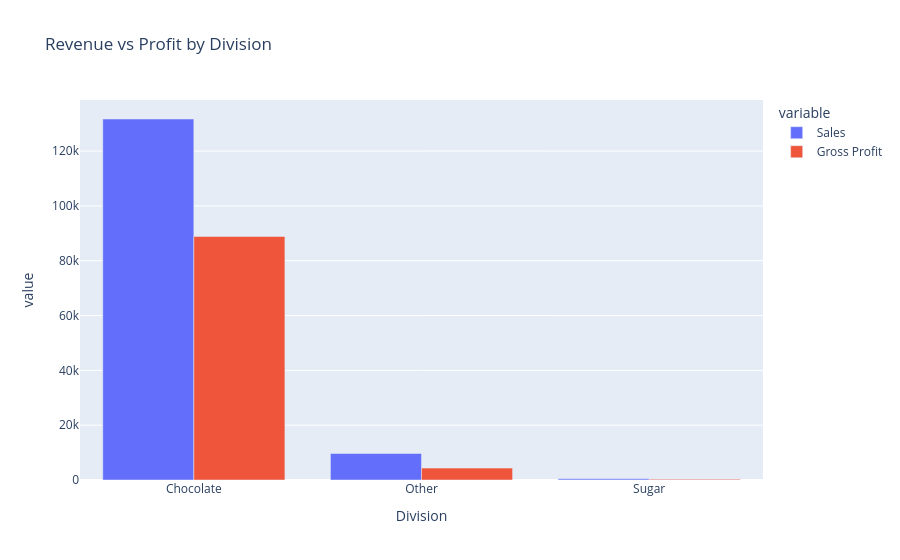

This figure's notebook cell:
### Code cell
fig = px.bar(
    division_perf,
    x='Division',
    y=['Sales','Gross Profit'],
    barmode='group',
    title='Revenue vs Profit by Division'
)

fig.show()

### Figure 1 — Plotly figure (JSON) as saved in the notebook; plotly's stock layout.template omitted (floating-point values rounded to 4 significant figures)
{"data": [{"alignmentgroup": "True", "hovertemplate": "variable=Sales<br>Division=%{x}<br>value=%{y}<extra></extra>", "legendgroup": "Sales", "marker": {"color": "#636efa", "pattern": {"shape": ""}}, "name": "Sales", "offsetgroup": "Sales", "orientation": "v", "showlegend": true, "textposition": "auto", "type": "bar", "x": ["Chocolate", "Other", "Sugar"], "xaxis": "x", "y": [131700.0, 9663.0, 427.5], "yaxis": "y"}, {"alignmentgroup": "True", "hovertemplate": "variable=Gross Profit<br>Division=%{x}<br>value=%{y}<extra></extra>", "legendgroup": "Gross Profit", "marker": {"color": "#EF553B", "pattern": {"shape": ""}}, "name": "Gross Profit", "offsetgroup": "Gross Profit", "orientation": "v", "showlegend": true, "textposition": "auto", "type": "bar", "x": ["Chocolate", "Other", "Sugar"], "xaxis": "x", "y": [88820.0, 4333.0, 284.7], "yaxis": "y"}], "layout": {"barmode": "group", "legend": {"title": {"text": "variable"}, "tracegroupgap": 0}, "title": {"text": "Revenue vs Profit by Division"}, "xaxis": {"anchor": "y", "domain": [0, 1], "title": {"text": "Division"}}, "yaxis": {"anchor": "x", "domain": [0, 1], "title": {"text": "value"}}}}
